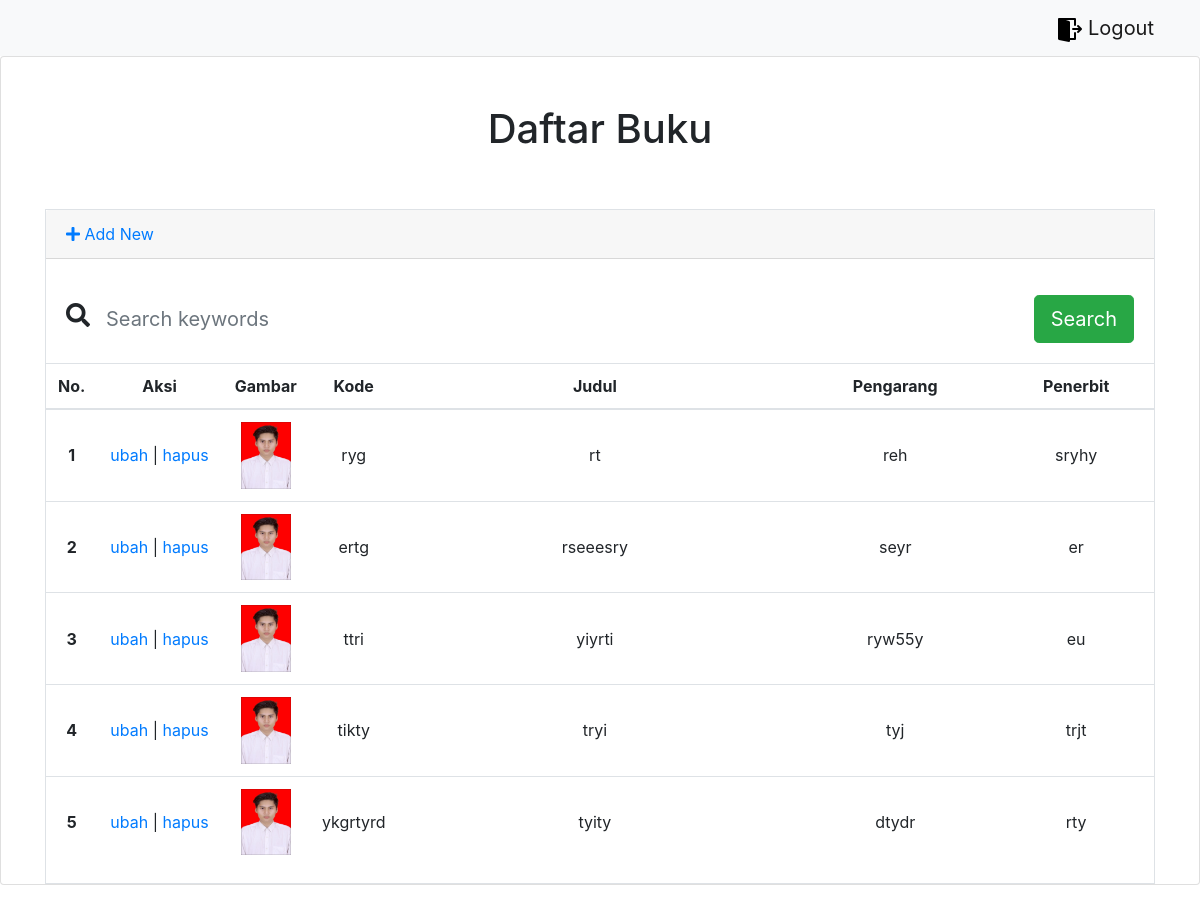
The page /introduction/cookie/index.php (signed in) on the database its author committed.
### tables this page shows
CREATE TABLE `daftarbuku` (
  `id` int(11) NOT NULL,
  `judul` varchar(100) NOT NULL,
  `kode` char(8) NOT NULL,
  `pengarang` varchar(100) NOT NULL,
  `penerbit` varchar(100) NOT NULL,
  `gambar` varchar(100) NOT NULL
);

### introduction/cookie/index.php (the view, shortened to what this page needs)
<?php
include 'auth.php';
$daftarbuku = query("SELECT * FROM daftarbuku");
?>
<!DOCTYPE html>
<html lang="en">
<head>
  <link rel="stylesheet" href="asset/css/bootstrap.min.css">
  <link rel="stylesheet" href="asset/css/style.css">
  <link rel="stylesheet" href="https://use.fontawesome.com/releases/v5.1.0/css/all.css">
</head>
<body>
  <nav class="navbar navbar-light bg-light">
    <div class="container justify-content-end pr-0">
      <a class="navbar-brand" href="logout.php">
        <img src="img/icon/logout.png" alt="logout">
        Logout</a>
    </div>
  </nav>
  <div class="card mb-3">
    <div class="container">
      <div class="row text-center py-5">
        <div class="col">
          <h1>Daftar Buku</h1>
        </div>
      </div>
      <div class="row">
        <div class="col">
          <div class="table-responsive border">
            <table class="table">
              <div class="card-header">
                <a href="add_new.php"><i class="fas fa-plus"></i> Add New</a>
              </div>
              <div class="row">
                <div class="col-xl-12 col-md-10 col-lg-8">
                  <form action="" method="POST">
                    <div class="card-body row no-gutters align-items-center">
                      <div class="col-auto">
                        <i class="fas fa-search h4 text-body"></i>
                      </div>
                      <div class="col">
                        <input class="form-control form-control-lg form-control-borderless" name="keyword" type="search" placeholder="Search keywords" autofocus>
                      </div>
                      <div class="col-auto">
                        <button name="search" class="btn btn-lg btn-success" type="submit">Search</button>
                      </div>
                    </div>
                  </form>
                </div>
              </div>
              <thead class="text-center">
                <tr>
                  <th scope="col" style="width: 1%;">No.</th>
                  <th scope="col" style="width: 12%;">Aksi</th>
                  <th scope="col" style="width: 8%;">Gambar</th>
                  <th scope="col" style="width: 4%;">Kode</th>
                  <th class="col" style="width: 40%;">Judul</th>
                  <th class="col" style="width: 20%;">Pengarang</th>
                  <th class="col" style="width: 15%;">Penerbit</th>
                </tr>
              </thead>
              <tbody class="text-center">
                <?php $i = 1; ?>
                <?php foreach ($daftarbuku as $row) : ?>
                  <tr>
                    <th class="align-middle" scope="row"><?= $i; ?></th>
                    <td class="align-middle"><span><a href="edit.php?id=<?= $row["id"]; ?>">ubah</a></span> | <span><a href="delete.php?id=<?= $row["id"]; ?>">hapus</a></span>
                    </td>
                    <td class="align-middle"><img style="width: 50px;" src="img/books/<?= $row["gambar"]; ?>"></td>
                    <td class="align-middle"><?= $row["kode"]; ?></td>
                    <td class="align-middle"><?= $row["judul"]; ?></td>
                    <td class="align-middle"><?= $row["pengarang"]; ?></td>
                    <td class="align-middle"><?= $row["penerbit"]; ?></td>
                  </tr>
                  <?php $i++; ?>
                <?php endforeach; ?>
              </tbody>
            </table>
          </div>
        </div>
      </div>
    </div>
  </div>
</body>
</html>

### introduction/cookie/asset/css/style.css (style rules this page uses)
.form-control-borderless { border: none; }

### rows shown on the page
daftarbuku: gambar (picture), kode "ryg", judul "rt", pengarang "reh", penerbit "sryhy"
daftarbuku: gambar (picture), kode "ertg", judul "rseeesry", pengarang "seyr", penerbit "er"
daftarbuku: gambar (picture), kode "ttri", judul "yiyrti", pengarang "ryw55y", penerbit "eu"
daftarbuku: gambar (picture), kode "tikty", judul "tryi", pengarang "tyj", penerbit "trjt"
daftarbuku: gambar (picture), kode "ykgrtyrd", judul "tyity", pengarang "dtydr", penerbit "rty"
